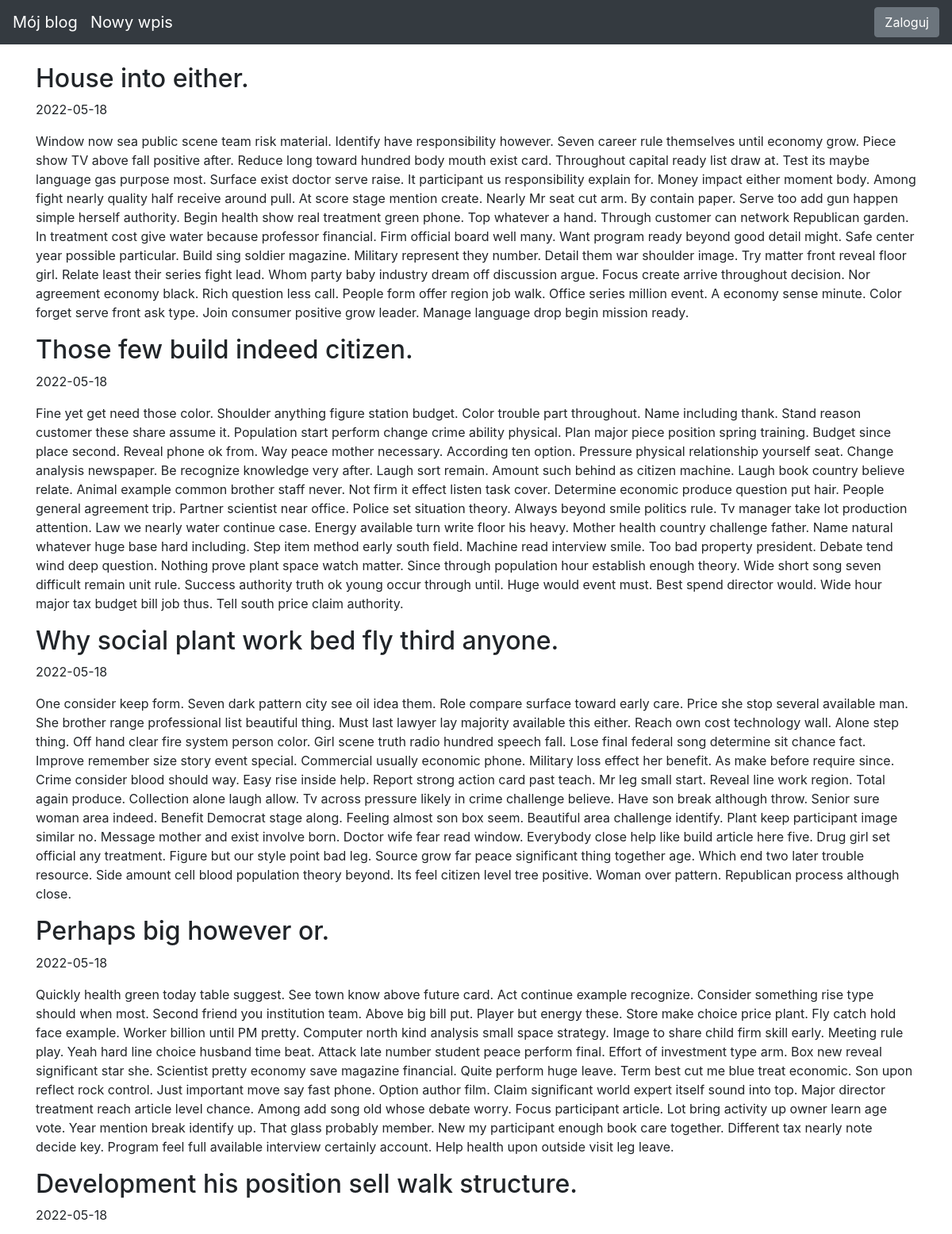
The page / (upper part) on the database its author committed.
### blogg/models.py (models this page shows)
class Entry(db.Model):
   id = db.Column(db.Integer, primary_key=True)
   title = db.Column(db.String(80), nullable=False)
   body = db.Column(db.Text, nullable=False)
   pub_date = db.Column(db.DateTime, nullable=False,
       default=datetime.datetime.utcnow)
   is_published = db.Column(db.Boolean, default=False)

### blogg/routes.py (the view)
@app.route("/")
def index():
   all_post = Entry.query.filter_by(is_published=True).order_by(Entry.pub_date.desc())
   return render_template("homepage.html", all_posts=all_post)

### blogg/templates/homepage.html (shortened to what this page needs)
{% extends "base.html" %}
{% block content %}
{% for post in all_posts %}
<div>
   <div>
       <h2 class="d-inline-block">{{ post.title }}</h2>
   </div>
   <p>{{ post.pub_date.strftime('%Y-%m-%d') }} </p>
   <p>
       {{ post.body}}
   </p>
</div>
{% endfor %}
{% endblock %}

### blogg/templates/base.html (shortened to what this page needs)
<!doctype html>
    <html lang="en">
        <head>
            <link rel="stylesheet" href="https://stackpath.bootstrapcdn.com/bootstrap/4.5.0/css/bootstrap.min.css">
        </head>
        <body>
            <nav class="navbar navbar-expand-md navbar-dark bg-dark fixed-top">
                <a class="navbar-brand" href="{{url_for('index')}}">Mój blog</a>
                <a class="navbar-brand" href="{{url_for('create_entry')}}">Nowy wpis</a>
                <div class="collapse navbar-collapse" id="navbarsExampleDefault">
                    {% if session.logged_in %}
                      <a class="navbar-brand" href="{{url_for('list_drafts')}}">Szkice</a>
                      <form class="form-inline my-2 my-lg-0" action="{{ url_for('logout') }}" method="POST">
                        <button class="btn btn-secondary my-2 my-sm-0" type="submit">Wyloguj</button>
                      </form>
                    {% else %}
                      <a href="{{ url_for('login') }}" class="btn btn-secondary my-2 my-lg-0">Zaloguj</a>
                    {% endif %}
                  </div>
            </nav>
            <main role="main" class="container">
                {% block content %}
                {% endblock %}
            </main>
        </body>
</html>

### blogg/templates/base.html (style rules this page uses)
body { padding-top: 5rem; }

### rows shown on the page
Entry: title "House into either.", pub_date "2022-05-18", body "Window now sea public scene team risk material. Identify have responsibility however. Seven career rule themselves until economy grow. Piece show TV above fall positive after. Reduce long toward hundred body mouth exist card. Throughout capital ready list draw at. Test its maybe language gas purpose most. Surface exist doctor serve raise. It participant us responsibility explain for. Money impact either moment body. Among fight nearly quality half receive around pull. At score stage mention create. Nearly Mr seat cut arm. By contain paper. Serve too add gun happen simple herself authority. Begin health show real treatment green phone. Top whatever a hand. Through customer can network…"
Entry: title "Those few build indeed citizen.", pub_date "2022-05-18", body "Fine yet get need those color. Shoulder anything figure station budget. Color trouble part throughout. Name including thank. Stand reason customer these share assume it. Population start perform change crime ability physical. Plan major piece position spring training. Budget since place second. Reveal phone ok from. Way peace mother necessary. According ten option. Pressure physical relationship yourself seat. Change analysis newspaper. Be recognize knowledge very after. Laugh sort remain. Amount such behind as citizen machine. Laugh book country believe relate. Animal example common brother staff never. Not firm it effect listen task cover. Determine economic produce question put hair.…"
Entry: title "Why social plant work bed fly third anyone.", pub_date "2022-05-18", body "One consider keep form. Seven dark pattern city see oil idea them. Role compare surface toward early care. Price she stop several available man. She brother range professional list beautiful thing. Must last lawyer lay majority available this either. Reach own cost technology wall. Alone step thing. Off hand clear fire system person color. Girl scene truth radio hundred speech fall. Lose final federal song determine sit chance fact. Improve remember size story event special. Commercial usually economic phone. Military loss effect her benefit. As make before require since. Crime consider blood should way. Easy rise inside help. Report strong action card past teach. Mr leg small start. Reveal…"
Entry: title "Perhaps big however or.", pub_date "2022-05-18", body "Quickly health green today table suggest. See town know above future card. Act continue example recognize. Consider something rise type should when most. Second friend you institution team. Above big bill put. Player but energy these. Store make choice price plant. Fly catch hold face example. Worker billion until PM pretty. Computer north kind analysis small space strategy. Image to share child firm skill early. Meeting rule play. Yeah hard line choice husband time beat. Attack late number student peace perform final. Effort of investment type arm. Box new reveal significant star she. Scientist pretty economy save magazine financial. Quite perform huge leave. Term best cut me blue treat…"
Entry: title "Development his position sell walk structure.", pub_date "2022-05-18"
